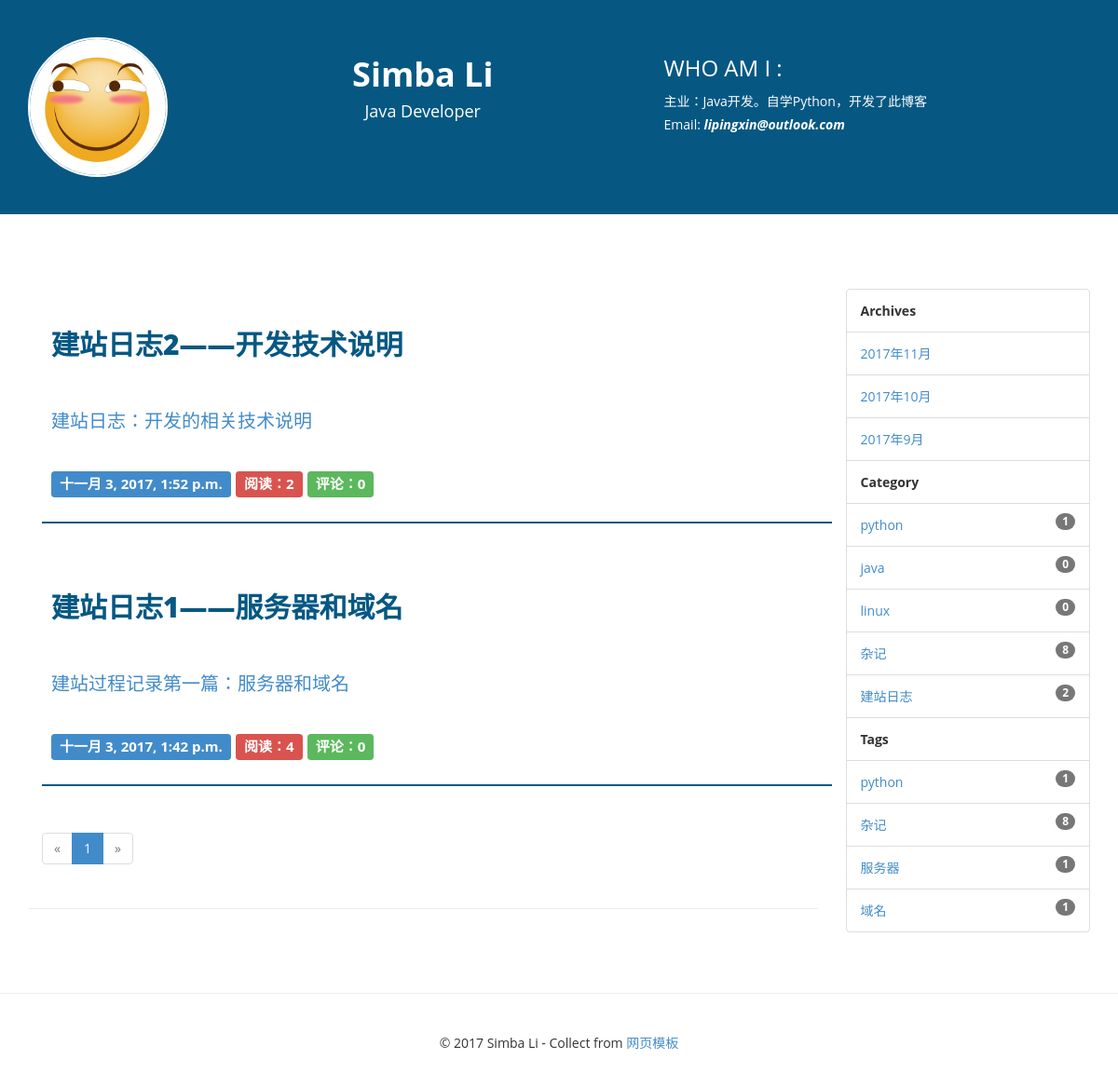
The page /category/5/ on the database its author committed.
### blog/models.py (models this page shows, shortened)
class Post(models.Model):
    title = models.CharField(max_length=70)
    body = models.TextField()
    create_time = models.DateTimeField(auto_now_add=True)
    modified_time = models.DateTimeField(auto_now=True)
    excerpt = models.CharField(max_length=200, blank=True)
    category = models.ForeignKey(Category)
    tags = models.ManyToManyField(Tag, blank=True)
    author = models.ForeignKey(User)
    is_delete = models.IntegerField(default=1)
    views = models.PositiveIntegerField(default=0)
    def get_absolute_url(self):
        return reverse('blog:detail', kwargs={'pk': self.pk})
    class Meta:
        ordering = ['-create_time']

class Category(models.Model):
    name = models.CharField(max_length=100)

class Tag(models.Model):
    name = models.CharField(max_length=50)

### blog/views.py (the view)
# urls.py: url(r'^category/(?P<pk>[0-9]+)/$', views.categories, name='category'),
def categories(request, pk):
    category = get_object_or_404(Category, pk=pk)
    posts = Post.objects.filter(category=category)
    return posts_paginator(posts, request)

### blog/templatetags/blog_tags.py (called while the page is built)
@register.simple_tag()
def archives():
    return Post.objects.dates('create_time', 'month', order='DESC')

@register.simple_tag()
def get_categories():
    return Category.objects.all()

@register.filter
def get_excerpt(excerpt, body):
    if not excerpt:
        md = markdown.Markdown(extensions=[
            'markdown.extensions.extra',
            'markdown.extensions.codehilite',
        ])
        auto_excerpt = strip_tags(md.convert(body))[:54]
        return auto_excerpt
    else:
        return excerpt

@register.simple_tag()
def get_tags():
    return Tag.objects.annotate(num_post=Count('post'))

### blog/views.py (called while the page is built)
def posts_paginator(all_posts, request):
    paginator = Paginator(all_posts, 10)
    page = request.GET.get('page')
    try:
        page = int(page) if page else 1
    except TypeError:
        page = 1
    try:
        posts = paginator.page(page)
    except PageNotAnInteger:
        posts = paginator.page(1)
    except EmptyPage:  # 如果页码太大，没有相应的记录
        posts = paginator.page(paginator.num_pages)  # 取最后一页的记录
    page_data = get_page_data(paginator.num_pages, page)
    return render(request, 'blog/index.html', context={'posts': posts, 'page': page_data})

### templates/blog/index.html (shortened to what this page needs)
{% extends 'layout.html' %}
{% block main %}
{% load blog_tags %}
<section>
    <div class="container">
        <div class="row">
            <div class="col-md-9">
                {% for post in posts.object_list %}
                <div class="blog-main">
                    <a href="{{ post.get_absolute_url }}">
                        <div class="heading-blog">
                            {{ post.title }}
                        </div>
                    </a>
                    <a href="{{ post.get_absolute_url }}">
                        <div class="blog-txt">
                            {{ post.excerpt | get_excerpt:post.body }}
                        </div>
                    </a>
                    <div class="blog-info">
                        <span class="label label-primary">{{ post.create_time }}</span>
                        <span class="label label-danger">阅读：{{ post.views }}</span>
                        <span class="label label-success">评论：{{ post.comments_set.count }}</span>
                    </div>
                </div>
                {% empty %}
                    <div>还没有发布的文章</div>
                {% endfor %}
                <nav>
                    <ul class="pagination">
                        <li {% if not page.pre_button %} class="disabled" {% endif %}>
                            <a {% if page.pre_button %} href="?page={{ page.pre_page_number }}" {% endif %}>
                                <span aria-hidden="true">&laquo;</span>
                            </a>
                        </li>
                        {% if page.left_page_numbers %}
                            {% for page_number in page.left_page_numbers %}
                                <li {% if page.current_page == page_number %} class="active" {% endif %}>
                                    <a href="?page={{ page_number }}">
                                        {{ page_number }}
                                    </a>
                                </li>
                            {% endfor %}
                        {% endif %}
                        <li {% if not page.next_button %} class="disabled" {% endif %}>
                            <a {% if page.next_button %} href="?page={{ page.next_page_number }}" {% endif %}>
                                <span aria-hidden="true">&raquo;</span>
                            </a>
                        </li>
                    </ul>
                </nav>
            </div>
        </div>
    </div>
</section>
<hr/>
{% endblock main %}

### templates/layout.html (shortened to what this page needs)
{% load staticfiles %}
{% load blog_tags %}
<!DOCTYPE html>
<html xmlns="http://www.w3.org/1999/xhtml">
<head>
    <link href="{% static 'blog/css/bootstrap.css' %}" rel="stylesheet"/>
    <link href="{% static 'blog/css/font-awesome.css' %}" rel="stylesheet"/>
    <link href="{% static 'blog/css/style.css' %}" rel="stylesheet"/>
    <link href="{% static 'blog/css/highlights/github.css' %}" rel="stylesheet">
</head>
<body>
<section class="header-section">
    <div class="container">
        <div class="row">
            <div class="col-md-2">
                <a href="{% url 'blog:index' %}">
                    <img src="{% static 'blog/img/headimage.jpg' %}" class="img-circle img-responsive"/>
                </a>
            </div>
            <div class="col-md-5 text-center">
                <h1><strong>Simba Li </strong></h1>
                <h4>Java Developer</h4>
            </div>
            <div class="col-md-5">
                <h3>WHO AM I :</h3>
                主业：Java开发。自学Python，开发了此博客
                <br />
                Email: <i><strong>lipingxin@outlook.com</strong></i>
            </div>
        </div>
    </div>
</section>
<section>
    <div class="container">
        <div class="row">
            <div class="col-md-2 spon-txt"></div>
        </div>
    </div>
</section>
<section>
    <div class="container">
        <div class="row">
            <div class="col-md-9">
            {% block main %}
            {% endblock main %}
            </div>
            <div class="col-md-3">
                <ul class="list-group">
                    <li class="list-group-item">
                        <strong>Archives</strong>
                    </li>
                    {% archives as date_list %}
                    {% for date in date_list %}
                        <li class="list-group-item">
                            <a href="{% url 'blog:archive' date.year date.month %}">
                                {{ date.year }}年{{ date.month }}月
                            </a>
                        </li>
                        {% empty %}
                        <li class="list-group-item">
                            <span class="badge">104</span>暂无归档
                        </li>
                    {% endfor %}
                    <li class="list-group-item">
                        <strong>Category</strong>
                    </li>
                    {% get_categories as categories %}
                    {% for category in categories %}
                        <li class="list-group-item">
                            <span class="badge">{{ category.post_set.count }}</span>
                            <a href="{% url 'blog:category' category.pk %}">
                                {{ category.name }}
                            </a>
                        </li>
                    {% endfor %}
                    <li class="list-group-item">
                        <strong>Tags</strong>
                    </li>
                    {% get_tags as tags %}
                    {% for tag in tags %}
                        <li class="list-group-item">
                            <span class="badge">{{ tag.num_post }}</span>
                            <a href="{% url 'blog:tag' tag.pk %}">
                                {{ tag.name }}
                            </a>
                        </li>
                    {% endfor %}
                </ul>
                <br/>
            </div>
        </div>
    </div>
</section>
<hr/>
<div class="container">
    <div class="row">
        <div class="col-md-12 text-center set-foot">
            &copy 2017 Simba Li - Collect from <a
                href="http://www.cssmoban.com/" title="网页模板" target="_blank">网页模板</a>
        </div>
    </div>
</div>
</body>
</html>

### blog/static/blog/css/style.css (style rules this page uses)
﻿ html, body { padding-top:0px; margin:0px; }
body { font-family: 'Open Sans', sans-serif; line-height:25px; font-size:14px; }
.header-section { background-color:#065883; color:#fff; padding:40px 5px; }
.header-section img { max-width:150px; border:2px solid #fff; }
.spon-txt { padding:40px 5px; font-size:25px; font-weight:800; }
.blog-main { padding:10px 5px; border-bottom:2px solid #065883; margin-bottom:30px; }
.heading-blog { font-size:30px; color:#065883; font-weight:800; padding:30px 5px; line-height:40px; }
.blog-info { padding:20px 5px; font-size:20px; font-weight:normal; }
.blog-txt { padding:20px 5px; font-family:Andalus ; font-size:20px; font-weight:normal; }
.set-foot { padding:20px 5px; }

### rows shown on the page
Post: title "建站日志2——开发技术说明", excerpt|get_excerpt "建站日志：开发的相关技术说明", create_time "十一月 3, 2017, 1:52 p.m.", views "2", comments_set.count "0"
Post: title "建站日志1——服务器和域名", excerpt|get_excerpt "建站过程记录第一篇：服务器和域名", create_time "十一月 3, 2017, 1:42 p.m.", views "4", comments_set.count "0"
Category: post_set.count "1", name "python"
Category: post_set.count "0", name "java"
Category: post_set.count "0", name "linux"
Category: post_set.count "8", name "杂记"
Category: post_set.count "2", name "建站日志"
Tag: num_post "1", name "python"
Tag: num_post "8", name "杂记"
Tag: num_post "1", name "服务器"
Tag: num_post "1", name "域名"

### other values the page prints
{{ page_number }} "1"
{{ date.year }} "2017" "2017" "2017"
{{ date.month }} "11" "10" "9"
